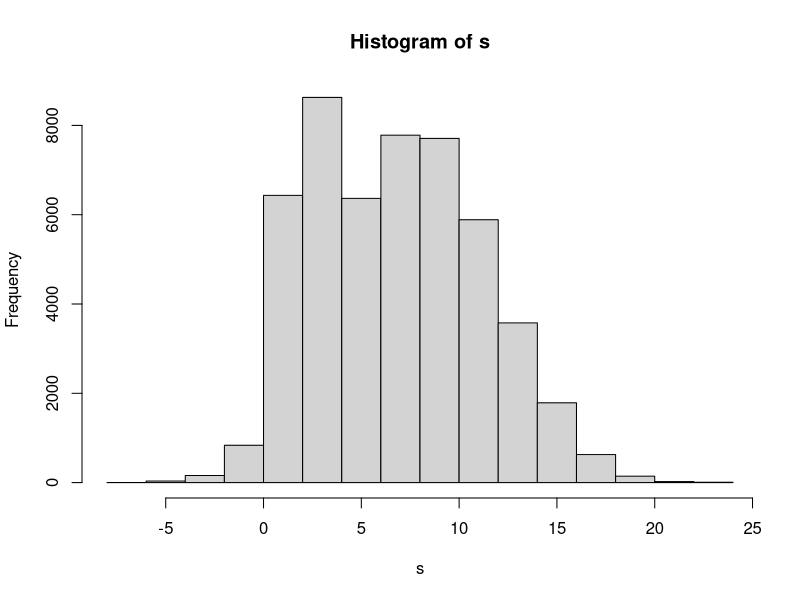

Generate this figure with R:
## ---- chunk 1
n <- 50000
s <- c(5,numeric(n))

u1 <- 2; u2 <- 8; sd1 <- 1; sd2 <- 4; p <-0.2

sdq <- 2.4

d_obj <- function(x){p*dnorm(x,u1,sd1)+(1-p)*dnorm(x,u2,sd2)}
d_can <- function(x,u){dnorm(x,u,sdq)}

alpha <- function(x,y,f,q){
  min(1,f(y)*q(x,y)/(f(x)*q(y,x)))
}

for(i in 1:(length(s)-1)){
  candidato <- rnorm(1,s[i],sdq)
  if(runif(1)<=alpha(s[i],candidato,d_obj,d_can)){
    s[i+1] <- candidato
  } else {
    s[i+1] <- s[i]
  }
  
}

hist(s)
